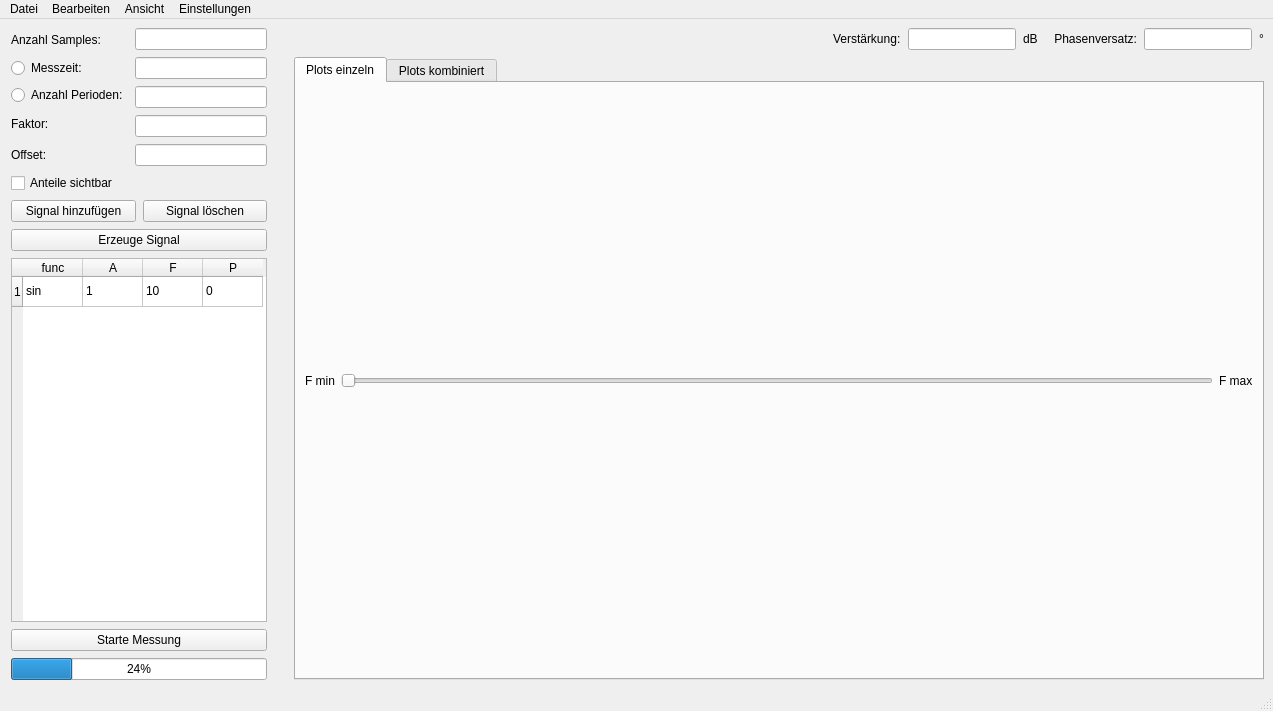
<?xml version="1.0" encoding="UTF-8"?>
<ui version="4.0">
 <class>MainWindow</class>
 <widget class="QMainWindow" name="MainWindow">
  <property name="geometry">
   <rect>
    <x>0</x>
    <y>0</y>
    <width>1273</width>
    <height>711</height>
   </rect>
  </property>
  <property name="windowTitle">
   <string>MainWindow</string>
  </property>
  <widget class="QWidget" name="centralwidget">
   <layout class="QHBoxLayout" name="horizontalLayout_3" stretch="0,0,3">
    <property name="spacing">
     <number>7</number>
    </property>
    <property name="leftMargin">
     <number>11</number>
    </property>
    <item>
     <layout class="QVBoxLayout" name="verticalLayout_2" stretch="0,0,0,0,0,0,0">
      <property name="sizeConstraint">
       <enum>QLayout::SetMaximumSize</enum>
      </property>
      <item>
       <layout class="QHBoxLayout" name="horizontalLayout_7">
        <property name="sizeConstraint">
         <enum>QLayout::SetMaximumSize</enum>
        </property>
        <item>
         <layout class="QVBoxLayout" name="verticalLayout_5">
          <item>
           <widget class="QLabel" name="label">
            <property name="text">
             <string>Anzahl Samples:</string>
            </property>
           </widget>
          </item>
          <item>
           <widget class="QRadioButton" name="radioButton_t">
            <property name="text">
             <string>Messzeit:</string>
            </property>
           </widget>
          </item>
          <item>
           <widget class="QRadioButton" name="radioButton_n">
            <property name="text">
             <string>Anzahl Perioden:</string>
            </property>
           </widget>
          </item>
          <item>
           <widget class="QLabel" name="label_3">
            <property name="text">
             <string>Faktor:</string>
            </property>
           </widget>
          </item>
          <item>
           <widget class="QLabel" name="label_2">
            <property name="text">
             <string>Offset:</string>
            </property>
           </widget>
          </item>
         </layout>
        </item>
        <item>
         <layout class="QVBoxLayout" name="verticalLayout">
          <item>
           <widget class="QLineEdit" name="lineEdit_n_samp">
            <property name="toolTip">
             <string>Anzahl Samples des Signalgenerator in 2er Pozenten</string>
            </property>
           </widget>
          </item>
          <item>
           <widget class="QLineEdit" name="lineEdit_t_mess">
            <property name="toolTip">
             <string>Messzeit des gesammten Signals</string>
            </property>
           </widget>
          </item>
          <item>
           <widget class="QLineEdit" name="lineEdit_n_periods">
            <property name="toolTip">
             <string>Anzahl Perioden des ersten Signals</string>
            </property>
            <property name="text">
             <string/>
            </property>
           </widget>
          </item>
          <item>
           <widget class="QLineEdit" name="lineEdit_faktor">
            <property name="toolTip">
             <string>Faktor über das gesammte Signal</string>
            </property>
           </widget>
          </item>
          <item>
           <widget class="QLineEdit" name="lineEdit_offset">
            <property name="toolTip">
             <string>Offset des Signals in Volt</string>
            </property>
           </widget>
          </item>
         </layout>
        </item>
       </layout>
      </item>
      <item>
       <widget class="QCheckBox" name="checkBox_anteile">
        <property name="toolTip">
         <string>Zeigt die Anteile der Fourierreihe als Einzelplots</string>
        </property>
        <property name="text">
         <string>Anteile sichtbar</string>
        </property>
       </widget>
      </item>
      <item>
       <layout class="QHBoxLayout" name="horizontalLayout">
        <property name="sizeConstraint">
         <enum>QLayout::SetMaximumSize</enum>
        </property>
        <item>
         <widget class="QPushButton" name="btn_add_sig">
          <property name="toolTip">
           <string>Neues Signal zur Liste hinzufügen</string>
          </property>
          <property name="text">
           <string>Signal hinzufügen</string>
          </property>
         </widget>
        </item>
        <item>
         <widget class="QPushButton" name="btn_del_sig">
          <property name="toolTip">
           <string>Letztes Signal aus der Liste löschen</string>
          </property>
          <property name="text">
           <string>Signal löschen</string>
          </property>
         </widget>
        </item>
       </layout>
      </item>
      <item>
       <widget class="QPushButton" name="btn_make_sig">
        <property name="maximumSize">
         <size>
          <width>16777215</width>
          <height>16777215</height>
         </size>
        </property>
        <property name="toolTip">
         <string>Fourierreihe erstellen und Signalsgenerator konfigurieren</string>
        </property>
        <property name="text">
         <string>Erzeuge Signal</string>
        </property>
       </widget>
      </item>
      <item>
       <widget class="QTableWidget" name="tableWidget">
        <property name="enabled">
         <bool>true</bool>
        </property>
        <property name="maximumSize">
         <size>
          <width>1677721</width>
          <height>16777215</height>
         </size>
        </property>
        <property name="baseSize">
         <size>
          <width>0</width>
          <height>0</height>
         </size>
        </property>
        <property name="toolTip">
         <string>Funktionen in der Tabelle werden zur Fourierreihe addiert</string>
        </property>
        <property name="statusTip">
         <string>Mögliche Signale: sin, cos, square, triangle, rampup, rampdown</string>
        </property>
        <property name="iconSize">
         <size>
          <width>0</width>
          <height>0</height>
         </size>
        </property>
        <attribute name="horizontalHeaderDefaultSectionSize">
         <number>60</number>
        </attribute>
        <row>
         <property name="text">
          <string>1</string>
         </property>
        </row>
        <column>
         <property name="text">
          <string notr="true">func</string>
         </property>
        </column>
        <column>
         <property name="text">
          <string>A</string>
         </property>
        </column>
        <column>
         <property name="text">
          <string>F</string>
         </property>
        </column>
        <column>
         <property name="text">
          <string>P</string>
         </property>
        </column>
        <item row="0" column="0">
         <property name="text">
          <string>sin</string>
         </property>
        </item>
        <item row="0" column="1">
         <property name="text">
          <string>1</string>
         </property>
        </item>
        <item row="0" column="2">
         <property name="text">
          <string>10</string>
         </property>
        </item>
        <item row="0" column="3">
         <property name="text">
          <string>0</string>
         </property>
        </item>
       </widget>
      </item>
      <item>
       <widget class="QPushButton" name="btn_start">
        <property name="toolTip">
         <string>Signalgenerator und Osziloskop starten</string>
        </property>
        <property name="text">
         <string>Starte Messung</string>
        </property>
       </widget>
      </item>
      <item>
       <widget class="QProgressBar" name="progressBar">
        <property name="value">
         <number>24</number>
        </property>
       </widget>
      </item>
     </layout>
    </item>
    <item>
     <spacer name="horizontalSpacer_2">
      <property name="orientation">
       <enum>Qt::Horizontal</enum>
      </property>
      <property name="sizeType">
       <enum>QSizePolicy::Maximum</enum>
      </property>
      <property name="sizeHint" stdset="0">
       <size>
        <width>20</width>
        <height>20</height>
       </size>
      </property>
     </spacer>
    </item>
    <item>
     <layout class="QVBoxLayout" name="verticalLayout_4" stretch="0,0">
      <property name="spacing">
       <number>7</number>
      </property>
      <item>
       <layout class="QHBoxLayout" name="horizontalLayout_2" stretch="1,0,0,0,0,0">
        <item>
         <spacer name="horizontalSpacer">
          <property name="orientation">
           <enum>Qt::Horizontal</enum>
          </property>
          <property name="sizeHint" stdset="0">
           <size>
            <width>40</width>
            <height>20</height>
           </size>
          </property>
         </spacer>
        </item>
        <item>
         <widget class="QLabel" name="label_4">
          <property name="text">
           <string>Verstärkung:</string>
          </property>
         </widget>
        </item>
        <item>
         <widget class="QLineEdit" name="lineEdit_verstaerkung"/>
        </item>
        <item>
         <widget class="QLabel" name="label_5">
          <property name="text">
           <string>dB     Phasenversatz:</string>
          </property>
         </widget>
        </item>
        <item>
         <widget class="QLineEdit" name="lineEdit_phase"/>
        </item>
        <item>
         <widget class="QLabel" name="label_6">
          <property name="text">
           <string>°</string>
          </property>
         </widget>
        </item>
       </layout>
      </item>
      <item>
       <widget class="QTabWidget" name="tabWidget">
        <property name="currentIndex">
         <number>0</number>
        </property>
        <widget class="QWidget" name="tab_1">
         <attribute name="title">
          <string>Plots einzeln</string>
         </attribute>
         <layout class="QVBoxLayout" name="verticalLayout_7" stretch="1,0">
          <item>
           <layout class="QVBoxLayout" name="verticalLayout_11"/>
          </item>
          <item>
           <layout class="QHBoxLayout" name="horizontalLayout_4">
            <item>
             <widget class="QLabel" name="label_11">
              <property name="text">
               <string>F min</string>
              </property>
             </widget>
            </item>
            <item>
             <widget class="QSlider" name="horizontalSlider_1">
              <property name="orientation">
               <enum>Qt::Horizontal</enum>
              </property>
             </widget>
            </item>
            <item>
             <widget class="QLabel" name="label_12">
              <property name="text">
               <string>F max</string>
              </property>
             </widget>
            </item>
           </layout>
          </item>
         </layout>
        </widget>
        <widget class="QWidget" name="tab_2">
         <attribute name="title">
          <string>Plots kombiniert</string>
         </attribute>
         <layout class="QVBoxLayout" name="verticalLayout_6" stretch="1,0">
          <item>
           <layout class="QVBoxLayout" name="verticalLayout_21"/>
          </item>
          <item>
           <layout class="QHBoxLayout" name="horizontalLayout_5">
            <item>
             <widget class="QLabel" name="label_21">
              <property name="text">
               <string>F min</string>
              </property>
             </widget>
            </item>
            <item>
             <widget class="QSlider" name="horizontalSlider_2">
              <property name="orientation">
               <enum>Qt::Horizontal</enum>
              </property>
             </widget>
            </item>
            <item>
             <widget class="QLabel" name="label_22">
              <property name="text">
               <string>F max</string>
              </property>
             </widget>
            </item>
           </layout>
          </item>
         </layout>
        </widget>
       </widget>
      </item>
     </layout>
    </item>
   </layout>
  </widget>
  <widget class="QMenuBar" name="menubar">
   <property name="geometry">
    <rect>
     <x>0</x>
     <y>0</y>
     <width>1273</width>
     <height>26</height>
    </rect>
   </property>
   <widget class="QMenu" name="menuDatei">
    <property name="title">
     <string>Datei</string>
    </property>
    <addaction name="actionNeu"/>
    <addaction name="actionConfig_speichern"/>
    <addaction name="actionConfig_laden"/>
    <addaction name="separator"/>
    <addaction name="actionExport_als_png"/>
    <addaction name="actionExport_als_csv"/>
    <addaction name="separator"/>
    <addaction name="actionSchliessen"/>
   </widget>
   <widget class="QMenu" name="menuBearbeiten">
    <property name="title">
     <string>Bearbeiten</string>
    </property>
    <addaction name="actionAlle_Signale_del"/>
    <addaction name="actionErweiterte_Fourierreihe"/>
   </widget>
   <widget class="QMenu" name="menuEinstellungen">
    <property name="title">
     <string>Einstellungen</string>
    </property>
    <widget class="QMenu" name="menuKanal_w_hlen">
     <property name="title">
      <string>Signalgenerator Kanal wählen</string>
     </property>
     <addaction name="actionKannal_1"/>
     <addaction name="actionKannal_2"/>
    </widget>
    <addaction name="actionAD_verbinden"/>
    <addaction name="menuKanal_w_hlen"/>
    <addaction name="actionAnzahl_Samples_nur_2er_Potenzen"/>
    <addaction name="separator"/>
    <addaction name="actionPlot_Ordinate_beschriften"/>
    <addaction name="actionPlot_Abszisse_beschriften"/>
   </widget>
   <widget class="QMenu" name="menuAnsicht">
    <property name="title">
     <string>Ansicht</string>
    </property>
    <addaction name="actionDark_Mode"/>
   </widget>
   <addaction name="menuDatei"/>
   <addaction name="menuBearbeiten"/>
   <addaction name="menuAnsicht"/>
   <addaction name="menuEinstellungen"/>
  </widget>
  <widget class="QStatusBar" name="statusbar"/>
  <action name="actionAlle_Signale_del">
   <property name="text">
    <string>Alle Signale löschen</string>
   </property>
  </action>
  <action name="actionConfig_speichern">
   <property name="text">
    <string>Konfiguration speichern</string>
   </property>
  </action>
  <action name="actionConfig_laden">
   <property name="text">
    <string>Konfiguration laden</string>
   </property>
  </action>
  <action name="actionSchliessen">
   <property name="text">
    <string>Schliessen</string>
   </property>
  </action>
  <action name="actionExport_als_csv">
   <property name="text">
    <string>Export als .csv</string>
   </property>
  </action>
  <action name="actionExport_als_png">
   <property name="text">
    <string>Export als .png</string>
   </property>
  </action>
  <action name="actionDark_Mode">
   <property name="checkable">
    <bool>true</bool>
   </property>
   <property name="text">
    <string>Dark Mode</string>
   </property>
   <property name="toolTip">
    <string>Stil der Anwendung</string>
   </property>
   <property name="statusTip">
    <string>Wird nach abspeichern der Konfiguration und neustart der Applikation übernommen</string>
   </property>
  </action>
  <action name="actionAD_verbinden">
   <property name="text">
    <string>Analog Discovery verbinden</string>
   </property>
  </action>
  <action name="actionErweiterte_Fourierreihe">
   <property name="text">
    <string>Konvertiere zu Sinusreihe</string>
   </property>
  </action>
  <action name="actionKannal_1">
   <property name="checkable">
    <bool>true</bool>
   </property>
   <property name="checked">
    <bool>true</bool>
   </property>
   <property name="text">
    <string>Kannal 1</string>
   </property>
  </action>
  <action name="actionKannal_2">
   <property name="checkable">
    <bool>true</bool>
   </property>
   <property name="text">
    <string>Kannal 2</string>
   </property>
  </action>
  <action name="actionNeu">
   <property name="text">
    <string>Neu</string>
   </property>
  </action>
  <action name="actionAnzahl_Samples_nur_2er_Potenzen">
   <property name="checkable">
    <bool>true</bool>
   </property>
   <property name="checked">
    <bool>true</bool>
   </property>
   <property name="text">
    <string>Anzahl Samples nur 2er Potenzen</string>
   </property>
  </action>
  <action name="actionPlot_Ordinate_beschriften">
   <property name="checkable">
    <bool>true</bool>
   </property>
   <property name="checked">
    <bool>true</bool>
   </property>
   <property name="text">
    <string>Plot Ordinate beschriften</string>
   </property>
  </action>
  <action name="actionPlot_Abszisse_beschriften">
   <property name="checkable">
    <bool>true</bool>
   </property>
   <property name="text">
    <string>Plot Abszisse beschriften</string>
   </property>
  </action>
 </widget>
 <resources/>
 <connections/>
</ui>
